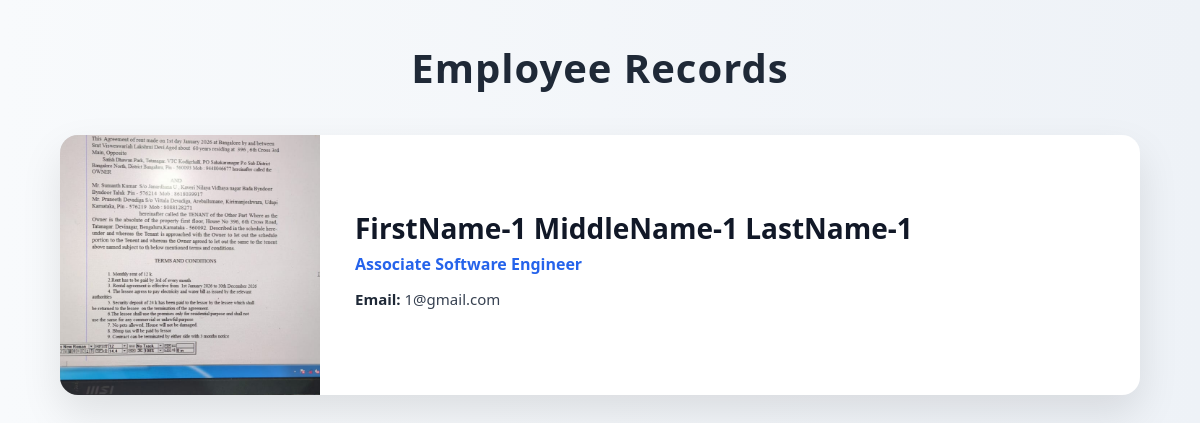
Before: /employee-directory/display/ with the older database file.
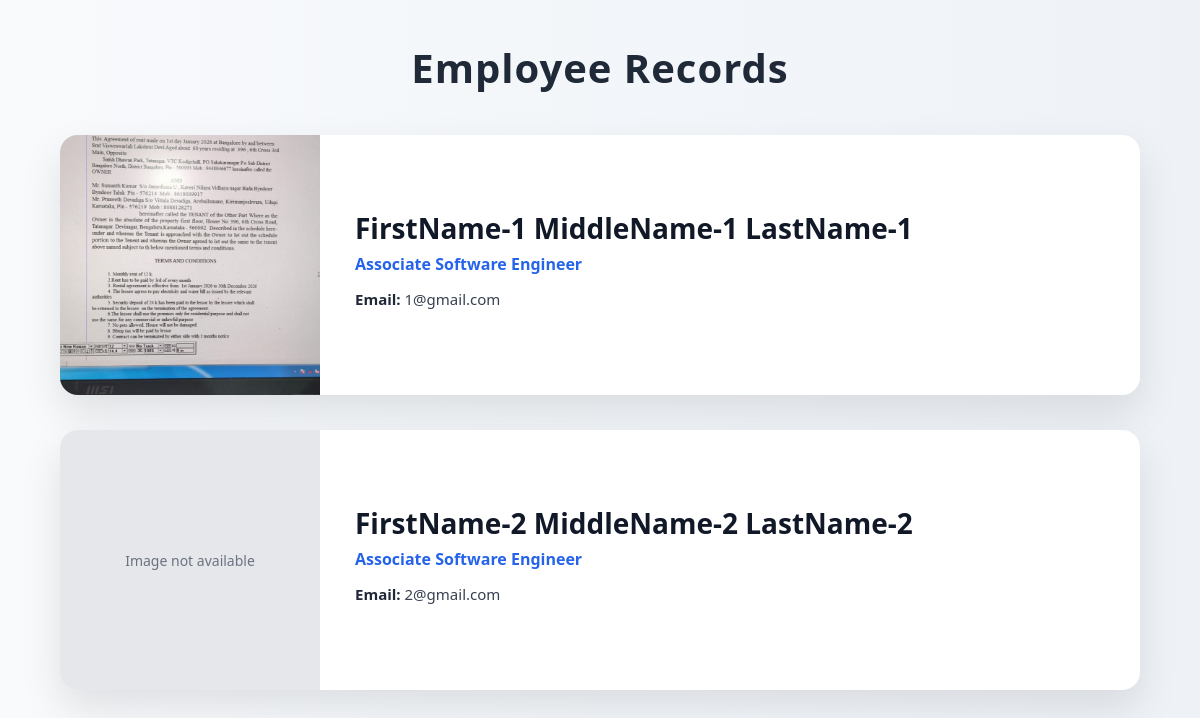
After: the same page with the newer database file.
### EmployeeManagement/models.py (models this page shows, shortened)
class Employee(models.Model):
    firstName = models.CharField(max_length=128)
    middleName = models.CharField(max_length=128, blank=True, null=True)
    lastName = models.CharField(max_length=128)
    GENDER_CHOICES = [
        ('M', 'Male'),
        ('F', 'Female'),
        ('O', 'Other'),
    ]
    gender = models.CharField(max_length=1, choices=GENDER_CHOICES)
    photo = models.ImageField(upload_to='employeeImages/', blank=True, null=True)
    mobileNumber = models.CharField(max_length=15, blank=True, null=True)
    emailAddress = models.EmailField(unique=True)
    DESIGNATION_CHOICES = [
        ('Associate Software Engineer', 'Associate Software Engineer'),
        ('Software Engineer', 'Software Engineer'),
        ('Senior Software Engineer', 'Senior Software Engineer'),
        ('Staff Software Engineer', 'Staff Software Engineer'),
        ('Senior Staff', 'Senior Staff'),
        ('Principal Engineer', 'Principal Engineer'),
        ('Senior Principal Engineer', 'Senior Principal Engineer'),
        ('Distinguished Engineer', 'Distinguished Engineer'),
    ]
    designation = models.CharField(max_length=50, choices=DESIGNATION_CHOICES)
    about = models.TextField(null=True)
    dateOfJoining = models.DateField(null=False, default=now)
    createdAt = models.DateTimeField(auto_now_add=True)
    updatedAt = models.DateTimeField(auto_now=True)

### EmployeeDirectory/views.py (the view)
# urls.py: path('display/', views.display, name='display'),
def display(request):
    employees = models.Employee.objects.all()
    return render(request, "employeeDetails.html", {'employees': employees})

### EmployeeDirectory/templates/employeeDetails.html (shortened to what this page needs)
{% load static %}
<!DOCTYPE html>
<html lang="en">
<head>
    <link rel="stylesheet" href="{% static 'css/employeeDetails.css' %}">
</head>
<body>
    <h1 class="page-title">Employee Records</h1>
    <div class="employee-container">
        {% for employee in employees %}
        <div class="employee-card">
            <div class="employee-photo">
                {% if employee.photo %}
                <img src="{{ employee.photo.url }}" alt="Employee Photo">
                {% else %}
                <div class="no-image">
                    Image not available
                </div>
                {% endif %}
            </div>
            <div class="employee-details">
                <div class="details-content">
                    <h2 class="employee-name">
                        {{ employee.firstName }}
                        {% if employee.middleName %}{{ employee.middleName }}{% endif %}
                        {{ employee.lastName }}
                    </h2>
                    <p class="designation">
                        {{ employee.designation }}
                    </p>
                    <div class="info-grid">
                        <p><span>Email:</span> {{ employee.emailAddress }}</p>
                    </div>
                </div>
            </div>
        </div>
        {% empty %}
        <p class="no-records">No employee records found.</p>
        {% endfor %}
    </div>
</body>
</html>

### EmployeeDirectory/static/css/employeeDetails.css (style rules this page uses)
* { margin: 0; padding: 0; box-sizing: border-box; font-family: "Segoe UI", Tahoma, Geneva, Verdana, sans-serif; }
body { background: linear-gradient(to right, #f8fafc, #eef2f7); }
.page-title { text-align: center; margin: 40px 0; font-size: 40px; font-weight: 700; letter-spacing: 1px; color: #1f2937; }
.employee-container { width: 90%; max-width: 1200px; margin: auto; }
.employee-card { display: flex; background: #ffffff; border-radius: 18px; box-shadow: 0 18px 40px rgba(0, 0, 0, 0.1); margin-bottom: 35px; overflow: hidden; height: 260px; transition: transform 0.3s ease, box-shadow 0.3s ease; }
.employee-photo { width: 260px; min-width: 260px; height: 100%; background: #e5e7eb; display: flex; align-items: center; justify-content: center; }
.employee-photo img { width: 100%; height: 100%; object-fit: cover; }
.no-image { color: #6b7280; font-size: 14px; text-align: center; padding: 20px; }
.employee-details { flex: 1; padding: 25px 35px; display: flex; align-items: center; }
.details-content { width: 100%; }
.employee-name { font-size: 28px; font-weight: 700; color: #111827; margin-bottom: 6px; }
.designation { font-size: 16px; font-weight: 600; color: #2563eb; margin-bottom: 14px; }
.info-grid { display: grid; grid-template-columns: repeat(2, 1fr); gap: 8px 24px; font-size: 15px; color: #374151; margin-bottom: 12px; }
.info-grid span { font-weight: 600; color: #1f2937; }

Changed rows visible on the page:
added Employee: photo "Image not available", firstName "FirstName-2", middleName "MiddleName-2", lastName "LastName-2", designation "Associate Software Engineer", emailAddress "2@gmail.com"
